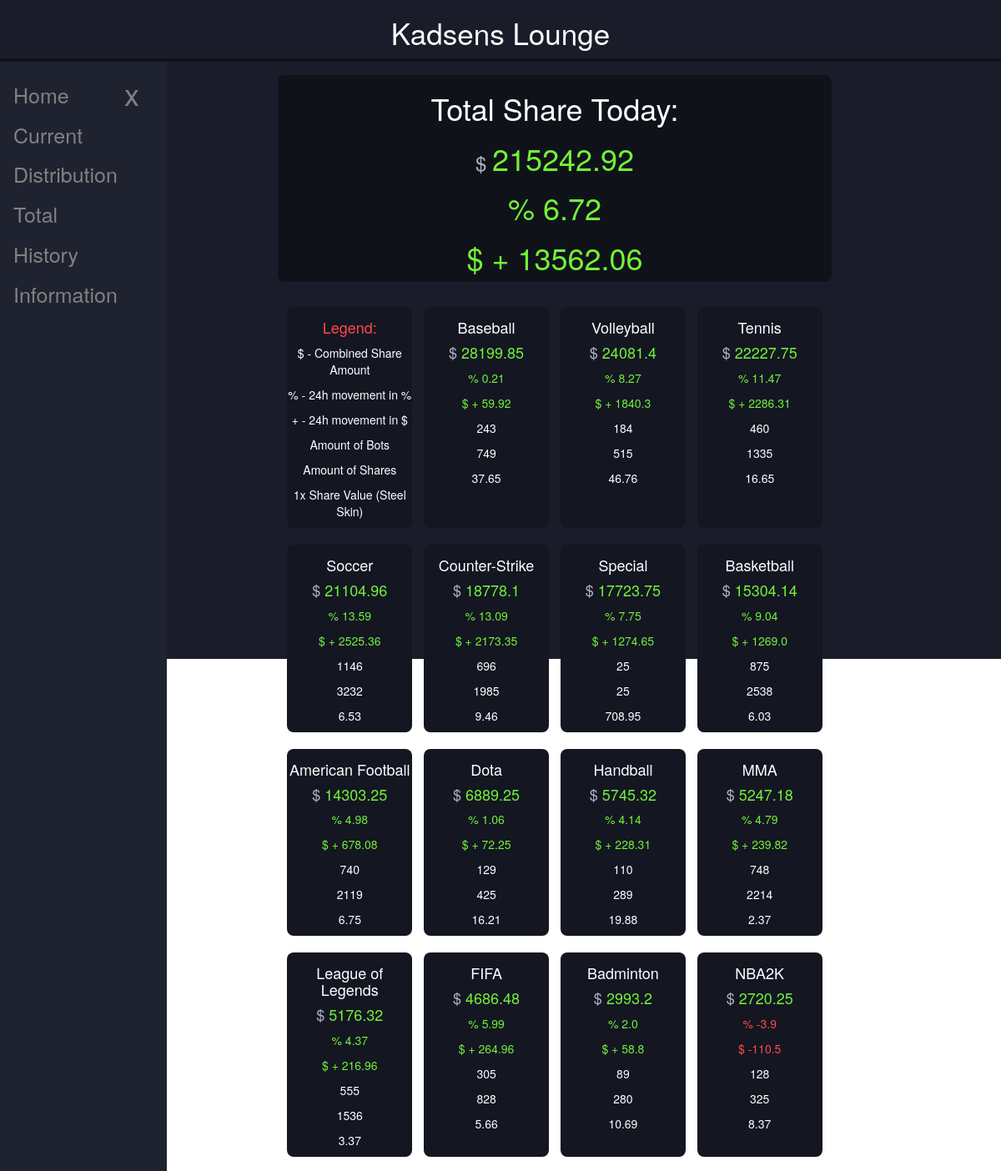
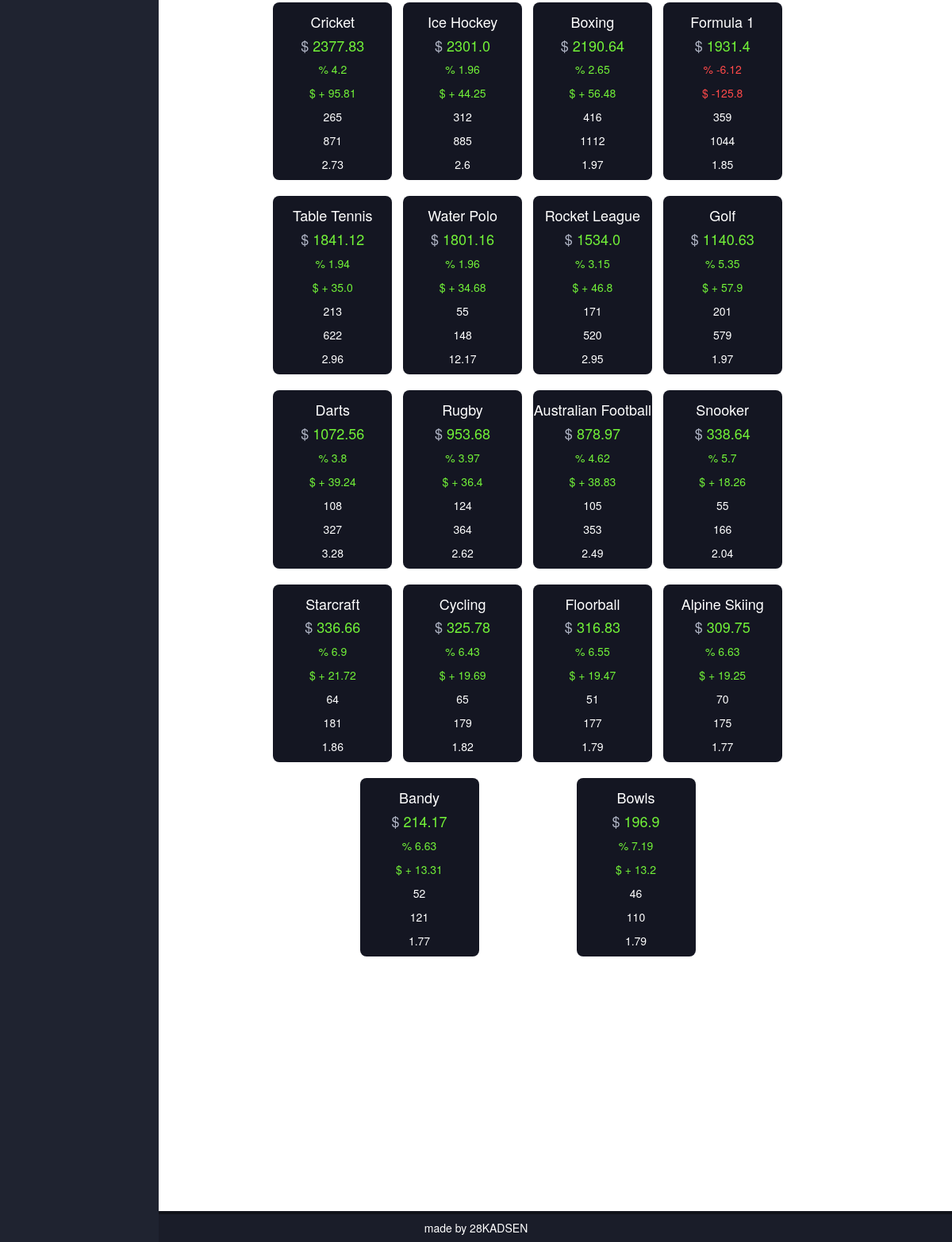
Screenshot of /share_today with the database file from the repository (2 pictures, top to bottom).
### my_project/models.py (models this page shows)
class SportsShare(db.Model):
    id = db.Column(db.Integer, primary_key=True)
    sport = db.Column(db.String)
    combined_share_value = db.Column(db.Float)
    base_share_value = db.Column(db.Float)
    share_quantity = db.Column(db.Integer)
    bots_quantity = db.Column(db.Integer)
    date = db.Column(db.Date)

### my_project/routes/sports_share.py (the view)
@app.route("/share_today")
def share_today():
    today1 = datetime.today()
    today = today1.strftime('%Y-%m-%d')
    yesterday1 = datetime.now() - timedelta(days=1)
    yesterday = yesterday1.strftime('%Y-%m-%d')
    share_data_today = SportsShare.query.filter(SportsShare.date == today).order_by(SportsShare.combined_share_value.desc()).all()
    share_data_yesterday = SportsShare.query.filter(SportsShare.date == yesterday).order_by(SportsShare.combined_share_value.desc()).all()
    change_in_dollar = {}
    change_in_percentage = {}
    base_share_value = {}
    share_quantity = {}
    bots_quantity = {}
    for today,yesterday in zip(share_data_today, share_data_yesterday):
        sport = today.sport
        change_value = today.combined_share_value -yesterday.combined_share_value
        change_percent = ((today.combined_share_value - yesterday.combined_share_value) / yesterday.combined_share_value) * 100
        change_in_percentage[sport] = round(change_percent, 2)
        change_in_dollar[sport] = round(change_value, 2)
        base_share_value[sport] = today.base_share_value
        share_quantity[sport] = today.share_quantity
        bots_quantity[sport] = today.bots_quantity
    return render_template("share_today.html", page_title="Share Today", share_data_today=share_data_today, change_in_percentage=change_in_percentage, change_in_dollar=change_in_dollar, base_share_value=base_share_value, share_quantity=share_quantity, bots_quantity=bots_quantity)

### my_project/templates/share_today.html (shortened to what this page needs)
{% extends "base.html" %}
{% block content %}
<link rel="stylesheet" href="..//static/share_today.css">
<section>
   <div class="content-container">
      <div class="sport-container">
         {% for x in share_data_today %}
            {% if x.sport == "total" %}
               <div class="total">
                  <h1>Total Share Today:</h1>
                  <h1 class="money"><span style="color:#B1B6C6; font-size: 24px; vertical-align: middle;" >$ </span>{{'%0.2f'| format(x.combined_share_value|float)}}</h1>
                  {% if change_in_percentage[x.sport] < 0 %}
                     <h1><span style="color: #FF4949;">% {{ change_in_percentage[x.sport] }}</span></h1>
                     <h1><span style="color: #FF4949;">$ {{ change_in_dollar[x.sport] }}</span></h1>
                  {% elif change_in_percentage[x.sport]  == 0 %}
                     <h1><span>% {{ change_in_percentage[x.sport] }}</span></h1>
                     <h1><span> - {{ change_in_dollar[x.sport] }}</span></h1>
                  {% else %}
                     <h1><span style="color: rgb(114, 242, 56);">% {{ change_in_percentage[x.sport] }}</span></h1>
                     <h1><span style="color: rgb(114, 242, 56);">$ + {{ change_in_dollar[x.sport] }}</span></h1>
                  {% endif %}
               </div>
            {% endif %}
         {% endfor %}
         <div class="sport">
            <h4 style="color: #FF4949;"> Legend:</h4>
            <p>$ - Combined Share Amount</p>
            <p>% - 24h movement in %</p>
            <p>+ - 24h movement in $</p>
            <p>Amount of Bots</p>
            <p>Amount of Shares</p>
            <p>1x Share Value (Steel Skin)</p>
         </div>
         {% for x in share_data_today %}
            {% if x.sport != "total" %}
            <div class="sport">
               <span>
                  <h4>{{ x.sport }}</h4>
                  <h4 class="money"><span style="color:#B1B6C6;">$ </span> {{ x.combined_share_value }}</h4>
                  {% if change_in_percentage[x.sport] < 0 %}
                     <p><span style="color: #FF4949;">% {{ change_in_percentage[x.sport] }}</span></p>
                     <p><span style="color: #FF4949;">$ {{ change_in_dollar[x.sport] }}</span></p>
                  {% elif change_in_percentage[x.sport] == 0 %}
                     <p><span>% {{ change_in_percentage[x.sport] }}</span></p>
                     <p><span> - {{ change_in_dollar[x.sport] }}</span></p>
                  {% else %}
                     <p><span style="color: rgb(114, 242, 56);">% {{ change_in_percentage[x.sport] }}</span></p>
                     <p><span style="color: rgb(114, 242, 56);">$ + {{ change_in_dollar[x.sport] }}</span></p>
                  {% endif %}
                  <p>{{ bots_quantity[x.sport] }}</p>
                  <p>{{ share_quantity[x.sport] }}</p>
                  <p>{{ base_share_value[x.sport] }}</p>
               </span>
            </div>
            {% endif %}
         {% endfor %}
      </div>
   </div>
</section>
{% endblock %}

### my_project/templates/base.html (shortened to what this page needs)
<!DOCTYPE html>
<html lang="en">
<head>
    <link rel="stylesheet" href="../static/base.css">
</head>
<body>
  <header>
    <div class="top-bar">
      <h1>Kadsens Lounge</h1>
    </div>
    <button class="openbtn" id="openbtn" onclick="openNav()">☰</button>
    <div class="sidenav" id="sidenav">
      <a href="javascript:void(0)" class="closebtn" onclick="closeNav()">x</a>
      <a href="{{ url_for('landing_page') }}">Home</a>
      <a href="{{ url_for('share_today') }}">Current</a>
      <a href="{{ url_for('share_distribution') }}">Distribution</a>
      <a href="{{ url_for('share_total') }}">Total</a>
      <a href="{{ url_for('share_history') }}">History</a>
      <a href="#">Information</a>
    </div>
  </header>
  <main>
        {% block content%}
        {% endblock %}
  </main>
</body>
<div class="footer">
  <h5>made by 28KADSEN</h5>
</div>
<link rel="stylesheet" href="https://cdn.jsdelivr.net/npm/bootstrap@3.4.1/dist/css/bootstrap.min.css">
</html>

### my_project/static/base.css (style rules this page uses)
body, html { min-height: 100%; margin: 0; padding: 0; background-color: #1A1D29; margin-bottom: 100px; }
main { min-height: 100%; width: 100%; padding-top: 70px; padding-right: 10%; background-color: rgb(26, 29, 41); }
.top-bar { color: rgb(255,255,255); text-align: center; width: 100%; height: 70px; position: fixed; top: 0; left: 0; background-color: rgb(26, 29, 41); -webkit-box-shadow: 0px 4px 0px 0px #11131A; box-shadow: 0px 4px 0px 0px #11131A; z-index: 5; }
.top-bar h1 { font-size: 2.5em; }
.sidenav { height: 100%; width: 250px; max-width: 200px; position: fixed; z-index: 1; top: 0; left: 0; background-color: #1F2330; overflow-x: hidden; padding-top: 20px; margin-top: 70px; transition: 0.5s; }
.sidenav a { padding: 6px 8px 6px 16px; text-decoration: none; font-size: 25px; color: #818181; display: block; transition: 0.3s; }
.sidenav .closebtn { position: absolute; top: 10px; right: 25px; font-size: 36px; }
.openbtn { position: fixed; left: 0px; top: 80px; font-size: 20px; cursor: pointer; background-color: #1F2330; color: white; padding: 10px 15px; border: none; }
@media screen and (min-width: 800px) { main { padding-left: 250px; } }
@media screen and (min-width: 800px) { .sidenav { width: 250px; } }
.footer { position: fixed; left: 0; bottom: 0; width: 100%; background-color: rgb(26, 29, 41); box-shadow: 0px -4px 0px 0px #11131a; color: white; text-align: center; }

### my_project/static/share_today.css (style rules this page uses)
.content-container { margin: 20px auto 50px auto; width: 80%; height: 700px; }
.total { width: 100%; background-color: #10121A; color: white; margin: auto; border-radius: 8px; text-align: center; margin-bottom: 20px; }
.sport-container { padding-bottom: 50px; width: 100%; display: flex; flex-wrap: wrap; justify-content: space-evenly; }
.sport { margin: 10px 2.5px 10px 2.5px; padding: 5px 0 0 0; background-color: #141622; color: rgb(255,255,255); width: 20%; min-width: 150px; border-radius: 8px; text-align: center; }
.money { color: rgb(114, 242, 56);; }

### rows the page displays
SportsShare: combined_share_value "215242.92", sport "6.72", sport "13562.06"
SportsShare: sport "Baseball", combined_share_value "28199.85", sport "0.21", sport "59.92", sport "243", sport+share_quantity "749", sport+base_share_value "37.65"
SportsShare: sport "Volleyball", combined_share_value "24081.4", sport "8.27", sport "1840.3", sport "184", sport+share_quantity "515", sport+base_share_value "46.76"
SportsShare: sport "Tennis", combined_share_value "22227.75", sport "11.47", sport "2286.31", sport+bots_quantity "460", sport+share_quantity "1335", sport+base_share_value "16.65"
SportsShare: sport "Soccer", combined_share_value "21104.96", sport "13.59", sport "2525.36", sport+bots_quantity "1146", sport+share_quantity "3232", sport+base_share_value "6.53"
SportsShare: sport "Counter-Strike", combined_share_value "18778.1", sport "13.09", sport "2173.35", sport+bots_quantity "696", sport+share_quantity "1985", sport+base_share_value "9.46"
SportsShare: sport "Special", combined_share_value "17723.75", sport "7.75", sport "1274.65", sport "25", sport+base_share_value "708.95"
SportsShare: sport "Basketball", combined_share_value "15304.14", sport "9.04", sport "1269.0", sport+bots_quantity "875", sport+share_quantity "2538", sport+base_share_value "6.03"
SportsShare: sport "American Football", combined_share_value "14303.25", sport "4.98", sport "678.08", sport+bots_quantity "740", sport+share_quantity "2119", sport+base_share_value "6.75"
SportsShare: sport "Dota", combined_share_value "6889.25", sport "1.06", sport "72.25", sport "129", sport+share_quantity "425", sport+base_share_value "16.21"
SportsShare: sport "Handball", combined_share_value "5745.32", sport "4.14", sport "228.31", sport "110", sport+share_quantity "289", sport+base_share_value "19.88"
SportsShare: sport "MMA", combined_share_value "5247.18", sport "4.79", sport "239.82", sport+bots_quantity "748", sport+share_quantity "2214", sport+base_share_value "2.37"
SportsShare: sport "League of Legends", combined_share_value "5176.32", sport "4.37", sport "216.96", sport+bots_quantity "555", sport+share_quantity "1536", sport+base_share_value "3.37"
SportsShare: sport "FIFA", combined_share_value "4686.48", sport "5.99", sport "264.96", sport+bots_quantity "305", sport+share_quantity "828", sport+base_share_value "5.66"
SportsShare: sport "Badminton", combined_share_value "2993.2", sport "2.0", sport "58.8", sport "89", sport+share_quantity "280", sport+base_share_value "10.69"
SportsShare: sport "NBA2K", combined_share_value "2720.25", sport "-3.9", sport "-110.5", sport "128", sport+share_quantity "325", sport+base_share_value "8.37"
SportsShare: sport "Cricket", combined_share_value "2377.83", sport "4.2", sport "95.81", sport+bots_quantity "265", sport+share_quantity "871", sport+base_share_value "2.73"
SportsShare: sport "Ice Hockey", combined_share_value "2301.0", sport "1.96", sport "44.25", sport+bots_quantity "312", sport+share_quantity "885", sport+base_share_value "2.6"
SportsShare: sport "Boxing", combined_share_value "2190.64", sport "2.65", sport "56.48", sport+bots_quantity "416", sport+share_quantity "1112", sport+base_share_value "1.97"
SportsShare: sport "Formula 1", combined_share_value "1931.4", sport "-6.12", sport "-125.8", sport+bots_quantity "359", sport+share_quantity "1044", sport+base_share_value "1.85"
SportsShare: sport "Table Tennis", combined_share_value "1841.12", sport "1.94", sport "35.0", sport "213", sport+share_quantity "622", sport+base_share_value "2.96"
SportsShare: sport "Water Polo", combined_share_value "1801.16", sport "1.96", sport "34.68", sport "55", sport "148", sport+base_share_value "12.17"
SportsShare: sport "Rocket League", combined_share_value "1534.0", sport "3.15", sport "46.8", sport "171", sport+share_quantity "520", sport+base_share_value "2.95"
SportsShare: sport "Golf", combined_share_value "1140.63", sport "5.35", sport "57.9", sport "201", sport+share_quantity "579", sport+base_share_value "1.97"
SportsShare: sport "Darts", combined_share_value "1072.56", sport "3.8", sport "39.24", sport "108", sport+share_quantity "327", sport+base_share_value "3.28"
SportsShare: sport "Rugby", combined_share_value "953.68", sport "3.97", sport "36.4", sport "124", sport+share_quantity "364", sport+base_share_value "2.62"
SportsShare: sport "Australian Football", combined_share_value "878.97", sport "4.62", sport "38.83", sport "105", sport+share_quantity "353", sport+base_share_value "2.49"
SportsShare: sport "Snooker", combined_share_value "338.64", sport "5.7", sport "18.26", sport "55", sport "166", sport+base_share_value "2.04"
SportsShare: sport "Starcraft", combined_share_value "336.66", sport "6.9", sport "21.72", sport "64", sport "181", sport+base_share_value "1.86"
SportsShare: sport "Cycling", combined_share_value "325.78", sport "6.43", sport "19.69", sport "65", sport "179", sport+base_share_value "1.82"
SportsShare: sport "Floorball", combined_share_value "316.83", sport "6.55", sport "19.47", sport "51", sport "177", sport+base_share_value "1.79"
SportsShare: sport "Alpine Skiing", combined_share_value "309.75", sport "6.63", sport "19.25", sport "70", sport "175", sport+base_share_value "1.77"
SportsShare: sport "Bandy", combined_share_value "214.17", sport "6.63", sport "13.31", sport "52", sport "121", sport+base_share_value "1.77"
SportsShare: sport "Bowls", combined_share_value "196.9", sport "7.19", sport "13.2", sport "46", sport "110", sport+base_share_value "1.79"
